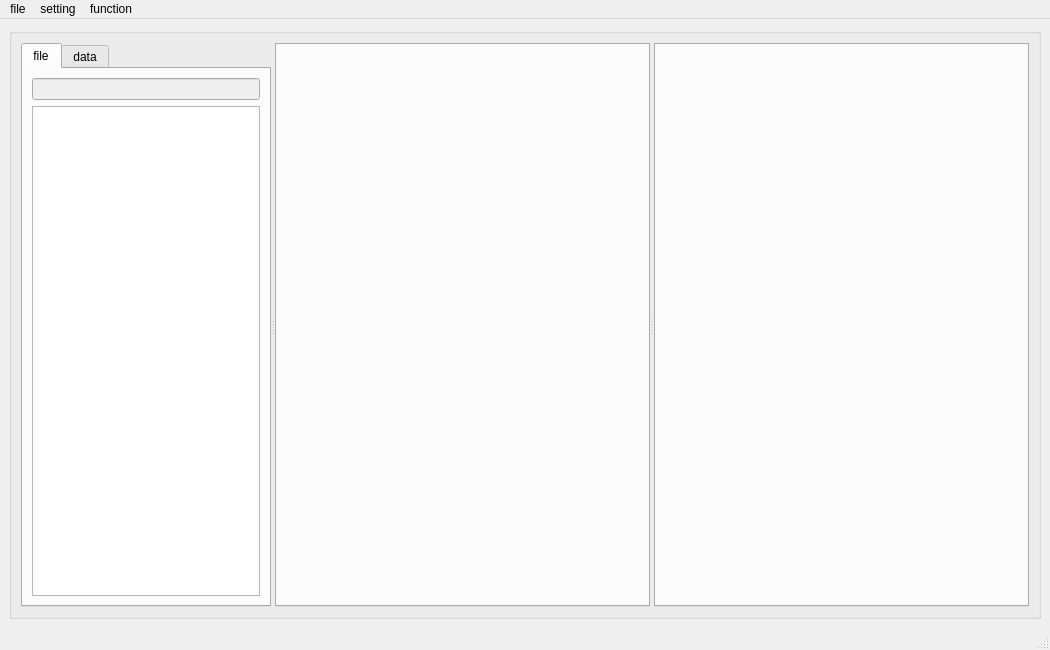
<?xml version="1.0" encoding="UTF-8"?>
<ui version="4.0">
 <class>main</class>
 <widget class="QMainWindow" name="main">
  <property name="geometry">
   <rect>
    <x>0</x>
    <y>0</y>
    <width>1050</width>
    <height>650</height>
   </rect>
  </property>
  <property name="mouseTracking">
   <bool>true</bool>
  </property>
  <property name="windowTitle">
   <string>NEO editor</string>
  </property>
  <widget class="QWidget" name="centralwidget">
   <layout class="QHBoxLayout" name="horizontalLayout_2">
    <item>
     <widget class="QGroupBox" name="groupBox">
      <property name="title">
       <string/>
      </property>
      <layout class="QHBoxLayout" name="horizontalLayout">
       <item>
        <widget class="QSplitter" name="splitter">
         <property name="sizePolicy">
          <sizepolicy hsizetype="Preferred" vsizetype="Preferred">
           <horstretch>0</horstretch>
           <verstretch>0</verstretch>
          </sizepolicy>
         </property>
         <property name="frameShape">
          <enum>QFrame::NoFrame</enum>
         </property>
         <property name="frameShadow">
          <enum>QFrame::Plain</enum>
         </property>
         <property name="orientation">
          <enum>Qt::Horizontal</enum>
         </property>
         <property name="opaqueResize">
          <bool>true</bool>
         </property>
         <property name="childrenCollapsible">
          <bool>true</bool>
         </property>
         <widget class="QTabWidget" name="tabWidget">
          <property name="sizePolicy">
           <sizepolicy hsizetype="Preferred" vsizetype="Expanding">
            <horstretch>0</horstretch>
            <verstretch>0</verstretch>
           </sizepolicy>
          </property>
          <property name="maximumSize">
           <size>
            <width>250</width>
            <height>16777215</height>
           </size>
          </property>
          <property name="contextMenuPolicy">
           <enum>Qt::DefaultContextMenu</enum>
          </property>
          <property name="currentIndex">
           <number>0</number>
          </property>
          <widget class="QWidget" name="tab_file">
           <attribute name="title">
            <string>file</string>
           </attribute>
           <layout class="QVBoxLayout" name="verticalLayout">
            <item>
             <widget class="QLineEdit" name="lineEdit_file">
              <property name="enabled">
               <bool>false</bool>
              </property>
              <property name="sizePolicy">
               <sizepolicy hsizetype="Preferred" vsizetype="Fixed">
                <horstretch>0</horstretch>
                <verstretch>0</verstretch>
               </sizepolicy>
              </property>
              <property name="maximumSize">
               <size>
                <width>16777215</width>
                <height>16777215</height>
               </size>
              </property>
             </widget>
            </item>
            <item>
             <widget class="sourceTree" name="treeWidget_file">
              <property name="enabled">
               <bool>true</bool>
              </property>
              <property name="sizePolicy">
               <sizepolicy hsizetype="Preferred" vsizetype="Expanding">
                <horstretch>0</horstretch>
                <verstretch>0</verstretch>
               </sizepolicy>
              </property>
              <property name="contextMenuPolicy">
               <enum>Qt::ActionsContextMenu</enum>
              </property>
              <property name="itemsExpandable">
               <bool>true</bool>
              </property>
              <property name="headerHidden">
               <bool>true</bool>
              </property>
              <property name="expandsOnDoubleClick">
               <bool>false</bool>
              </property>
              <column>
               <property name="text">
                <string>file</string>
               </property>
              </column>
             </widget>
            </item>
           </layout>
          </widget>
          <widget class="QWidget" name="tab_elem">
           <attribute name="title">
            <string>data</string>
           </attribute>
           <layout class="QVBoxLayout" name="verticalLayout_3">
            <item>
             <widget class="QLineEdit" name="lineEdit_data">
              <property name="enabled">
               <bool>false</bool>
              </property>
              <property name="sizePolicy">
               <sizepolicy hsizetype="Preferred" vsizetype="Fixed">
                <horstretch>0</horstretch>
                <verstretch>0</verstretch>
               </sizepolicy>
              </property>
             </widget>
            </item>
            <item>
             <widget class="sourceTree" name="treeWidget_data">
              <property name="enabled">
               <bool>false</bool>
              </property>
              <property name="sizePolicy">
               <sizepolicy hsizetype="Preferred" vsizetype="Expanding">
                <horstretch>0</horstretch>
                <verstretch>0</verstretch>
               </sizepolicy>
              </property>
              <property name="mouseTracking">
               <bool>true</bool>
              </property>
              <property name="itemsExpandable">
               <bool>true</bool>
              </property>
              <property name="headerHidden">
               <bool>true</bool>
              </property>
              <property name="expandsOnDoubleClick">
               <bool>false</bool>
              </property>
              <column>
               <property name="text">
                <string>data</string>
               </property>
              </column>
             </widget>
            </item>
           </layout>
          </widget>
         </widget>
         <widget class="tabEditor" name="fileEditor">
          <property name="enabled">
           <bool>true</bool>
          </property>
          <property name="sizePolicy">
           <sizepolicy hsizetype="Preferred" vsizetype="Expanding">
            <horstretch>0</horstretch>
            <verstretch>0</verstretch>
           </sizepolicy>
          </property>
          <property name="focusPolicy">
           <enum>Qt::StrongFocus</enum>
          </property>
          <property name="contextMenuPolicy">
           <enum>Qt::DefaultContextMenu</enum>
          </property>
          <property name="tabPosition">
           <enum>QTabWidget::North</enum>
          </property>
          <property name="tabShape">
           <enum>QTabWidget::Triangular</enum>
          </property>
          <property name="elideMode">
           <enum>Qt::ElideNone</enum>
          </property>
          <property name="usesScrollButtons">
           <bool>true</bool>
          </property>
          <property name="documentMode">
           <bool>false</bool>
          </property>
          <property name="tabsClosable">
           <bool>true</bool>
          </property>
          <property name="movable">
           <bool>true</bool>
          </property>
          <property name="tabBarAutoHide">
           <bool>false</bool>
          </property>
         </widget>
         <widget class="tabEditor" name="elemEditor">
          <property name="enabled">
           <bool>true</bool>
          </property>
          <property name="sizePolicy">
           <sizepolicy hsizetype="Preferred" vsizetype="Expanding">
            <horstretch>0</horstretch>
            <verstretch>0</verstretch>
           </sizepolicy>
          </property>
          <property name="focusPolicy">
           <enum>Qt::StrongFocus</enum>
          </property>
          <property name="contextMenuPolicy">
           <enum>Qt::DefaultContextMenu</enum>
          </property>
          <property name="tabShape">
           <enum>QTabWidget::Triangular</enum>
          </property>
          <property name="currentIndex">
           <number>-1</number>
          </property>
          <property name="elideMode">
           <enum>Qt::ElideNone</enum>
          </property>
          <property name="documentMode">
           <bool>false</bool>
          </property>
          <property name="tabsClosable">
           <bool>true</bool>
          </property>
          <property name="movable">
           <bool>true</bool>
          </property>
         </widget>
        </widget>
       </item>
      </layout>
     </widget>
    </item>
   </layout>
  </widget>
  <widget class="QMenuBar" name="menubar">
   <property name="geometry">
    <rect>
     <x>0</x>
     <y>0</y>
     <width>1050</width>
     <height>26</height>
    </rect>
   </property>
   <widget class="QMenu" name="menu">
    <property name="title">
     <string>file</string>
    </property>
    <addaction name="loadProjectAction"/>
    <addaction name="saveProjectAction"/>
   </widget>
   <widget class="QMenu" name="menu_2">
    <property name="title">
     <string>setting</string>
    </property>
    <addaction name="languageAction"/>
   </widget>
   <widget class="QMenu" name="menu_3">
    <property name="title">
     <string>function</string>
    </property>
    <addaction name="reloadAction"/>
    <addaction name="recipesAnalysisAction"/>
    <addaction name="showRecipesAction"/>
    <addaction name="helpAction"/>
   </widget>
   <addaction name="menu"/>
   <addaction name="menu_2"/>
   <addaction name="menu_3"/>
  </widget>
  <widget class="QStatusBar" name="statusbar"/>
  <action name="newProjectAction">
   <property name="text">
    <string>new project</string>
   </property>
   <property name="toolTip">
    <string>new project</string>
   </property>
  </action>
  <action name="loadProjectAction">
   <property name="text">
    <string>load project</string>
   </property>
   <property name="statusTip">
    <string/>
   </property>
  </action>
  <action name="saveProjectAction">
   <property name="text">
    <string>save project</string>
   </property>
   <property name="shortcut">
    <string>Ctrl+Shift+S</string>
   </property>
  </action>
  <action name="reloadAction">
   <property name="text">
    <string>reload</string>
   </property>
   <property name="toolTip">
    <string>reload</string>
   </property>
   <property name="shortcut">
    <string>F5</string>
   </property>
  </action>
  <action name="saveFileAction">
   <property name="text">
    <string>save file</string>
   </property>
   <property name="shortcut">
    <string>Ctrl+S</string>
   </property>
  </action>
  <action name="printFocusAction">
   <property name="enabled">
    <bool>true</bool>
   </property>
   <property name="text">
    <string>printFocus</string>
   </property>
   <property name="shortcut">
    <string>F1</string>
   </property>
   <property name="shortcutContext">
    <enum>Qt::WidgetShortcut</enum>
   </property>
  </action>
  <action name="languageAction">
   <property name="checkable">
    <bool>true</bool>
   </property>
   <property name="checked">
    <bool>false</bool>
   </property>
   <property name="text">
    <string>change language</string>
   </property>
   <property name="toolTip">
    <string>change to Chinese</string>
   </property>
  </action>
  <action name="helpAction">
   <property name="text">
    <string>help</string>
   </property>
   <property name="shortcut">
    <string>F1</string>
   </property>
  </action>
  <action name="recipesAnalysisAction">
   <property name="enabled">
    <bool>false</bool>
   </property>
   <property name="text">
    <string>recipesAnalysis</string>
   </property>
  </action>
  <action name="showRecipesAction">
   <property name="enabled">
    <bool>false</bool>
   </property>
   <property name="text">
    <string>showRecipes</string>
   </property>
  </action>
 </widget>
 <customwidgets>
  <customwidget>
   <class>tabEditor</class>
   <extends>QTabWidget</extends>
   <header>tabEditor</header>
   <container>1</container>
  </customwidget>
  <customwidget>
   <class>sourceTree</class>
   <extends>QTreeWidget</extends>
   <header>sourceTree</header>
   <slots>
    <slot>filter_file(QString)</slot>
    <slot>show_tooltips(QTreeWidgetItem*)</slot>
   </slots>
  </customwidget>
 </customwidgets>
 <resources/>
 <connections>
  <connection>
   <sender>loadProjectAction</sender>
   <signal>triggered()</signal>
   <receiver>main</receiver>
   <slot>load_project()</slot>
   <hints>
    <hint type="sourcelabel">
     <x>-1</x>
     <y>-1</y>
    </hint>
    <hint type="destinationlabel">
     <x>524</x>
     <y>324</y>
    </hint>
   </hints>
  </connection>
  <connection>
   <sender>treeWidget_file</sender>
   <signal>doubleClicked(QModelIndex)</signal>
   <receiver>main</receiver>
   <slot>double_click(QModelIndex)</slot>
   <hints>
    <hint type="sourcelabel">
     <x>113</x>
     <y>91</y>
    </hint>
    <hint type="destinationlabel">
     <x>536</x>
     <y>695</y>
    </hint>
   </hints>
  </connection>
  <connection>
   <sender>treeWidget_data</sender>
   <signal>doubleClicked(QModelIndex)</signal>
   <receiver>main</receiver>
   <slot>double_click(QModelIndex)</slot>
   <hints>
    <hint type="sourcelabel">
     <x>113</x>
     <y>115</y>
    </hint>
    <hint type="destinationlabel">
     <x>55</x>
     <y>622</y>
    </hint>
   </hints>
  </connection>
  <connection>
   <sender>elemEditor</sender>
   <signal>tabCloseRequested(int)</signal>
   <receiver>main</receiver>
   <slot>remove_data_tab(int)</slot>
   <hints>
    <hint type="sourcelabel">
     <x>913</x>
     <y>439</y>
    </hint>
    <hint type="destinationlabel">
     <x>1040</x>
     <y>728</y>
    </hint>
   </hints>
  </connection>
  <connection>
   <sender>fileEditor</sender>
   <signal>tabCloseRequested(int)</signal>
   <receiver>main</receiver>
   <slot>remove_file_tab(int)</slot>
   <hints>
    <hint type="sourcelabel">
     <x>583</x>
     <y>510</y>
    </hint>
    <hint type="destinationlabel">
     <x>559</x>
     <y>813</y>
    </hint>
   </hints>
  </connection>
  <connection>
   <sender>lineEdit_file</sender>
   <signal>textChanged(QString)</signal>
   <receiver>treeWidget_file</receiver>
   <slot>filter_file(QString)</slot>
   <hints>
    <hint type="sourcelabel">
     <x>113</x>
     <y>84</y>
    </hint>
    <hint type="destinationlabel">
     <x>113</x>
     <y>91</y>
    </hint>
   </hints>
  </connection>
  <connection>
   <sender>lineEdit_data</sender>
   <signal>textChanged(QString)</signal>
   <receiver>treeWidget_data</receiver>
   <slot>filter_file(QString)</slot>
   <hints>
    <hint type="sourcelabel">
     <x>113</x>
     <y>84</y>
    </hint>
    <hint type="destinationlabel">
     <x>113</x>
     <y>115</y>
    </hint>
   </hints>
  </connection>
  <connection>
   <sender>reloadAction</sender>
   <signal>triggered()</signal>
   <receiver>main</receiver>
   <slot>reload()</slot>
   <hints>
    <hint type="sourcelabel">
     <x>-1</x>
     <y>-1</y>
    </hint>
    <hint type="destinationlabel">
     <x>524</x>
     <y>324</y>
    </hint>
   </hints>
  </connection>
  <connection>
   <sender>saveProjectAction</sender>
   <signal>triggered()</signal>
   <receiver>main</receiver>
   <slot>save_project()</slot>
   <hints>
    <hint type="sourcelabel">
     <x>-1</x>
     <y>-1</y>
    </hint>
    <hint type="destinationlabel">
     <x>524</x>
     <y>324</y>
    </hint>
   </hints>
  </connection>
  <connection>
   <sender>saveFileAction</sender>
   <signal>triggered()</signal>
   <receiver>main</receiver>
   <slot>save_file()</slot>
   <hints>
    <hint type="sourcelabel">
     <x>-1</x>
     <y>-1</y>
    </hint>
    <hint type="destinationlabel">
     <x>524</x>
     <y>324</y>
    </hint>
   </hints>
  </connection>
  <connection>
   <sender>languageAction</sender>
   <signal>toggled(bool)</signal>
   <receiver>main</receiver>
   <slot>change_language(bool)</slot>
   <hints>
    <hint type="sourcelabel">
     <x>-1</x>
     <y>-1</y>
    </hint>
    <hint type="destinationlabel">
     <x>524</x>
     <y>324</y>
    </hint>
   </hints>
  </connection>
  <connection>
   <sender>helpAction</sender>
   <signal>triggered()</signal>
   <receiver>main</receiver>
   <slot>help()</slot>
   <hints>
    <hint type="sourcelabel">
     <x>-1</x>
     <y>-1</y>
    </hint>
    <hint type="destinationlabel">
     <x>524</x>
     <y>324</y>
    </hint>
   </hints>
  </connection>
  <connection>
   <sender>treeWidget_data</sender>
   <signal>itemEntered(QTreeWidgetItem*,int)</signal>
   <receiver>treeWidget_data</receiver>
   <slot>show_tooltips(QTreeWidgetItem*)</slot>
   <hints>
    <hint type="sourcelabel">
     <x>225</x>
     <y>175</y>
    </hint>
    <hint type="destinationlabel">
     <x>224</x>
     <y>294</y>
    </hint>
   </hints>
  </connection>
  <connection>
   <sender>recipesAnalysisAction</sender>
   <signal>triggered()</signal>
   <receiver>main</receiver>
   <slot>recipe_analysis()</slot>
   <hints>
    <hint type="sourcelabel">
     <x>-1</x>
     <y>-1</y>
    </hint>
    <hint type="destinationlabel">
     <x>524</x>
     <y>324</y>
    </hint>
   </hints>
  </connection>
  <connection>
   <sender>showRecipesAction</sender>
   <signal>triggered()</signal>
   <receiver>main</receiver>
   <slot>recipe_show()</slot>
   <hints>
    <hint type="sourcelabel">
     <x>-1</x>
     <y>-1</y>
    </hint>
    <hint type="destinationlabel">
     <x>524</x>
     <y>324</y>
    </hint>
   </hints>
  </connection>
 </connections>
 <slots>
  <slot>load_project()</slot>
  <slot>save_project()</slot>
  <slot>filter_file(QString)</slot>
  <slot>double_click(QModelIndex)</slot>
  <slot>remove_data_tab(int)</slot>
  <slot>remove_file_tab(int)</slot>
  <slot>show_info(int,int)</slot>
  <slot>reload()</slot>
  <slot>change_language(bool)</slot>
  <slot>save_file()</slot>
  <slot>help()</slot>
  <slot>recipe_analysis()</slot>
  <slot>recipe_show()</slot>
 </slots>
</ui>
